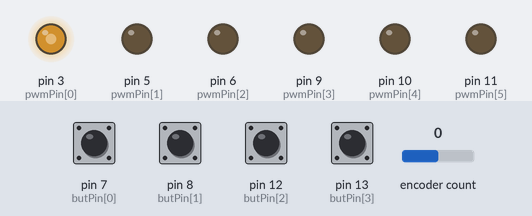
Simulated run of this sketch. Board: Arduino Uno, built with avr-gcc and run on an emulated ATmega328P. On the bench: output pins drawn as LEDs (lit = HIGH). Inputs (shaded band) come from the test bench; at power-on: pin 7 (butPin[0]), pin 8 (butPin[1]), pin 12 (butPin[2]), pin 13 (butPin[3]) HIGH, encoder count 0. EEPROM starts erased.

Above: at 1.28 s.
1.3 s: pin 7 (butPin[0]) pulled LOW for 0.15 s
At 1.7 s:
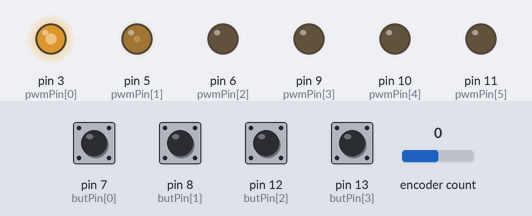
4.3 s: pin 8 (butPin[1]) pulled LOW for 0.15 s
At 4.49 s:
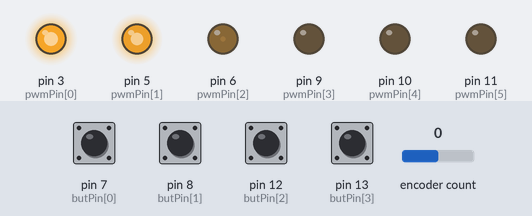
7.3 s: pin 12 (butPin[2]) pulled LOW for 0.15 s
At 7.46 s:
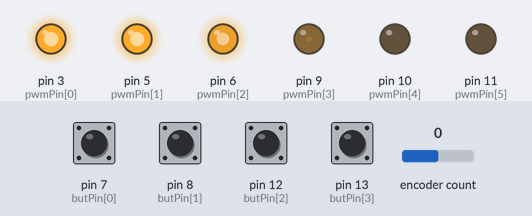
10.3 s: pin 13 (butPin[3]) pulled LOW for 0.15 s
At 10.49 s:
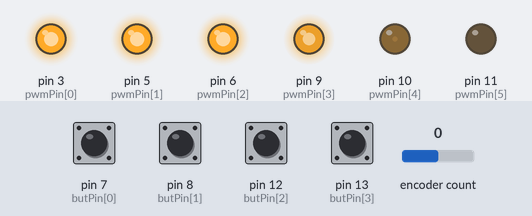
13.3 s: pin 7 (butPin[0]) pulled LOW for 0.15 s
At 13.47 s:
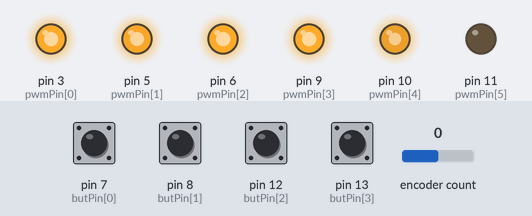
16.3 s: pin 8 (butPin[1]) pulled LOW for 0.15 s
At 16.5 s:
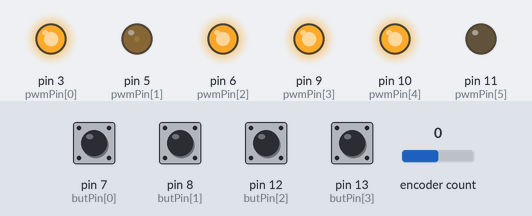
Timing chart, 0 to 20.3 s (numbered marks = the images above; inputs shaded):
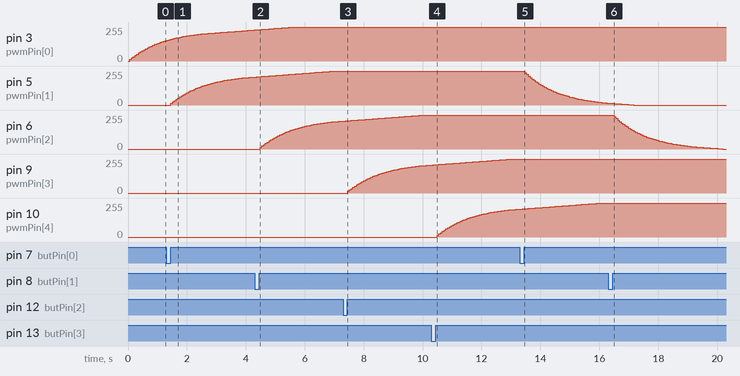

Measured:
- after the input at 1.3 s, pin 5 (pwmPin[1]): moves from 0/255 to 209/255 over 2.8 s, starting after 0.15 s
- after the input at 4.3 s, pin 6 (pwmPin[2]): moves from 0/255 to 209/255 over 2.8 s, starting after 0.18 s
- after the input at 7.3 s, pin 9 (pwmPin[3]): moves from 0/255 to 209/255 over 2.8 s, starting after 0.16 s
- after the input at 10.3 s, pin 10 (pwmPin[4]): moves from 0/255 to 209/255 over 2.8 s, starting after 0.19 s
- after the input at 13.3 s, pin 5 (pwmPin[1]): moves from 255/255 to 15/255 over 2.8 s, starting after 0.16 s
- after the input at 16.3 s, pin 6 (pwmPin[2]): moves from 255/255 to 0/255 over 3.7 s, starting after 0.20 s

The sketch:

src.ino
```cpp
#define ENCODER_OPTIMIZE_INTERRUPTS
#include <Encoder.h>

#include "button.h"
#include "light.h"

const unsigned char numPwmPins = 6;
const unsigned char pwmPin[numPwmPins] = {3, 5, 6, 9, 10, 11};
const unsigned char numButPins = 4;
const unsigned char butPin[numButPins] = {7, 8, 12, 13};
Encoder encoder(2, 4);

const char numLights = 5;
Light* light[numLights];
const char numButtons = 4;
Button* button[numButtons];

unsigned char val = HIGH;

void setup() {
  Serial.begin(115200);
  // PWM:
  for (int i=0; i<numPwmPins; i++)
    pinMode(pwmPin[i], OUTPUT);

  // Buttons:
  for (int i=0; i<numButPins; i++)
    pinMode(butPin[i], INPUT_PULLUP);

  // Lights:
  light[0] = new Light(pwmPin[0], LIGHTON);  // backlight
  light[1] = new Light(pwmPin[1]);
  light[2] = new Light(pwmPin[2]);
  light[3] = new Light(pwmPin[3]);
  light[4] = new Light(pwmPin[4]);

  // Buttons:
  button[0] = new Button(butPin[0]);
  button[1] = new Button(butPin[1]);
  button[2] = new Button(butPin[2]);
  button[3] = new Button(butPin[3]);
}

void loop() {
  bool anyButtonPressed = false;
  int knobval;

  delay(1);

  // tick the buttons
  for (int i=0; i<numButtons; i++ )
    button[i]->tick();

  // get the knob value
  knobval = encoder.read();
  if (knobval != 0) {
    encoder.write(0);

    // interpret the buttons and the knob
    for (int i=0; i<numButtons; i++ ) {
      if (button[i]->isPressed()) {
        anyButtonPressed = true;
        button[i]->abortShortPress();
        light[i+1]->offsetBrightness(knobval);
      }
    }

    // interpret knob for the background light
    if (!anyButtonPressed) {
      light[0]->offsetBrightness(knobval);
    }

  }

  // check for short presses to toggle the lights
  for (int i=0; i<numButtons; i++ ) {
    if (button[i]->isShortPressed()) {
      light[i+1]->toggle();
    }
  }

  // tick the lights
  for (int i=0; i<numLights; i++ )
    light[i]->tick();
}
```

button.cpp
```cpp
#include "button.h"

#include <Arduino.h>

Button::Button(unsigned char pin) {
  this->pin = pin;
}

bool Button::isPressed() {
  if (this->state == BUTTONPRESSED)
    return true;
  if (this->state == BUTTONLONGPRESSED)
    return true;
  return false;
}

bool Button::isShortPressed() {
  if (this->state == BUTTONSHORTPRESSED) {
    this->state = BUTTONUNPRESSED;
    return true;
  }
  return false;
}

bool Button::isLongPressed() {
  if (this->state == BUTTONLONGPRESSED)
    return true;
  return false;
}

void Button::abortShortPress() {
  if (this->isPressed())
    this->state = BUTTONLONGPRESSED;
}

void Button::tick() {
  unsigned char val;
  val = digitalRead(this->pin);

  if (val != HIGH) {

    if (this->isLongPressed())
      return;

    if (!this->isPressed()) {
      // button is just pressed down
      this->duration = 0;
      this->state = BUTTONPRESSED;
    } else {
      // button is pressed, but not long-pressed yet
      this->duration++;
      if (this->duration > BUTTONSHORTDURATION)
        this->state = BUTTONLONGPRESSED;
    }

  } else {

    if (!this->isPressed())
      return;

    // button is just released

    if (!this->isLongPressed()) {
      this->state = BUTTONSHORTPRESSED;
    } else {
      this->state = BUTTONUNPRESSED;
    }

  }
}
```

button.h
```cpp
#ifndef __BUTTON_H
#define __BUTTON_H

#define BUTTONUNPRESSED 0
#define BUTTONPRESSED 1
#define BUTTONLONGPRESSED 2
#define BUTTONSHORTPRESSED 3

#define BUTTONSHORTDURATION 270

class Button {
  unsigned char pin;
  unsigned char state = BUTTONUNPRESSED;
  unsigned int duration = 0;

  public:
  Button(unsigned char);

  bool isPressed();
  bool isShortPressed();
  bool isLongPressed();

  void abortShortPress();

  void tick();

};

#endif
```

light.cpp
```cpp
#include "light.h"

#include <Arduino.h>
#include <EEPROM.h>

Light::Light(unsigned char pin, unsigned char state, unsigned int maxBrightness) {
  this->pin = pin;
  if (maxBrightness > LIGHTMAXBRIGHTNESS)
    maxBrightness = LIGHTMAXBRIGHTNESS;

  this->maxBrightness = maxBrightness;
  this->savedBrightness = this->load();

  this->targetBrightness = this->applyBrightness(this->savedBrightness);

  if (state != LIGHTON)
    this->switchOff();
}

unsigned int Light::applyBrightness(unsigned int brightness) {
  if (brightness <= this->maxBrightness)
    return brightness;else
  return this->maxBrightness;
}

void Light::updateBrightness() {
  if (this->actualBrightness == this->targetBrightness)
    return;

  int newBrightness = this->actualBrightness * (100-LIGHTMAVGALPHA) / 100;
  newBrightness += this->targetBrightness * LIGHTMAVGALPHA / 100;

  if (this->actualBrightness < this->targetBrightness) {
    if (newBrightness <= this->actualBrightness)
      newBrightness = this->actualBrightness + 1;
  } else {
    if (newBrightness >= this->actualBrightness)
      newBrightness = this->actualBrightness - 1;
  }

  this->actualBrightness = this->applyBrightness(newBrightness);
}

void Light::update() {
  analogWrite(this->pin, this->applyBrightness(this->actualBrightness));
}

unsigned int Light::getPersistentAddress() {
  return LIGHTPERMSTORAGEADDRESS + sizeof(unsigned int) * this->pin;
}

unsigned int Light::load() {
  unsigned int address = this->getPersistentAddress();
  unsigned int value = 0;
  EEPROM.get(address, value);
  return value;
}

void Light::save() {
  if (this->state != LIGHTON)
    return;
  if (this->targetBrightness != this->savedBrightness) {
    this->saveCounter++;
    if (this->saveCounter > LIGHTSAVEINTVAL) {
      unsigned int address = this->getPersistentAddress();
      this->saveCounter = 0;
      EEPROM.put(address, this->targetBrightness);
      this->savedBrightness = this->targetBrightness;
    }
  }
}

void Light::setBrightness(unsigned int brightness) {
  this->switchOn();

  this->targetBrightness = this->applyBrightness(brightness);
  this->actualBrightness = this->targetBrightness;

  this->update();
}

void Light::offsetBrightness(int offset) {
  this->switchOn();
  if (offset < 0) {
    if (-offset >= this->targetBrightness) {
      this->setBrightness(0);
      return;
    }
  }
  this->setBrightness(this->targetBrightness + offset);
}

void Light::switchOff() {
  this->saveCounter = LIGHTSAVEINTVAL;
  this->save();
  this->state = LIGHTOFF;
  this->targetBrightness = 0;
}

void Light::switchOn() {
  if (this->state == LIGHTON)
    return;
  this->targetBrightness = this->applyBrightness(this->savedBrightness);
  this->state = LIGHTON;
}

void Light::toggle() {
  if (this->state == LIGHTON)
    this->switchOff();
  else
    this->switchOn();
}

void Light::tick() {
  this->updateCounter++;
  if (this->updateCounter > LIGHTUPDATEINTVAL) {
    this->updateCounter = 0;
    this->updateBrightness();
    this->update();
  }
  this->save();
}
```

light.h
```cpp
#ifndef __LIGHT_H
#define __LIGHT_H

#define LIGHTMAXBRIGHTNESS 255
#define LIGHTPERMSTORAGEADDRESS 0
#define LIGHTMAVGALPHA 5
#define LIGHTSAVEINTVAL 100
#define LIGHTUPDATEINTVAL 50

#define LIGHTON 1
#define LIGHTOFF 0


class Light {
  unsigned int maxBrightness = LIGHTMAXBRIGHTNESS;
  unsigned int actualBrightness = 0;
  unsigned int targetBrightness = 0;
  unsigned int savedBrightness = 0;
  unsigned char pin;
  unsigned char state = LIGHTOFF;

  unsigned int saveCounter = 0;
  unsigned int updateCounter = 0;

  unsigned int applyBrightness(unsigned int);
  void updateBrightness();
  void update();
  unsigned int getPersistentAddress();
  unsigned int load();
  void save();

  public:
  Light(unsigned char pin) : Light(pin, LIGHTOFF) {};
  Light(unsigned char pin, unsigned char state) : Light(pin, state, LIGHTMAXBRIGHTNESS) {};
  Light(unsigned char, unsigned char, unsigned int);

  void setBrightness(unsigned int);
  void offsetBrightness(int);
  void switchOff();
  void switchOn();
  void toggle();

  void tick();
};

#endif
```
